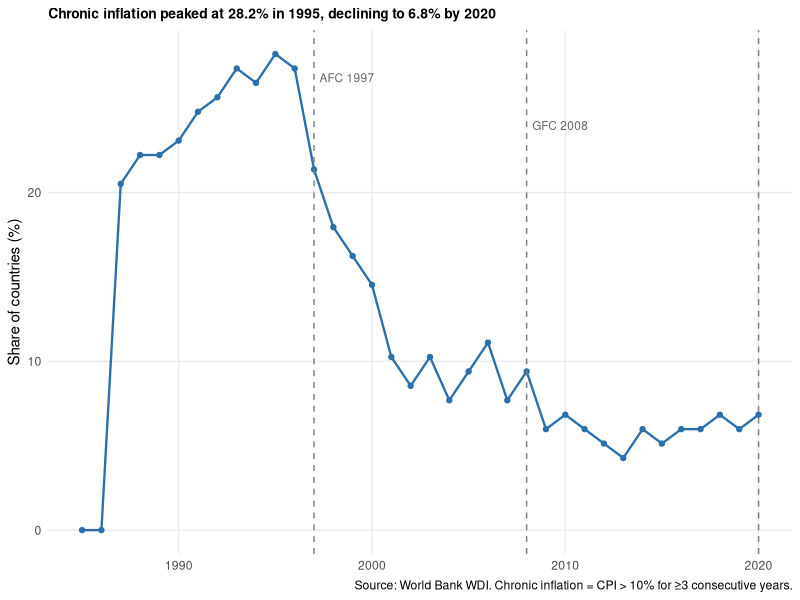

Write R code to recreate this figure.
## ---- chunk 1
#| include: false
library(dplyr)
library(tidyr)
library(readr)
library(knitr)
library(flextable)

panel <- read_csv("../02-Data/clean/panel_chronic_inf_20260427.csv",
                  show_col_types = FALSE)

N_countries <- length(unique(panel$iso3c))
T_start     <- min(panel$year)
T_end       <- max(panel$year)
N_obs       <- nrow(panel[!is.na(panel$cpi),])

# Chronic incidence overall
pct_chronic <- round(100 * mean(panel$chronic10, na.rm = TRUE), 1)

# Peak year
peak <- panel |>
  group_by(year) |>
  summarise(pct = 100 * mean(chronic10, na.rm=TRUE), .groups="drop") |>
  slice_max(pct, n=1)
## ---- chunk 2
#| tbl-cap: "Descriptive Statistics"

desc_vars <- c("cpi","chronic10","gdp_growth","trade_open","broad_money","fdi")
desc_labels <- c("CPI inflation (%)", "Chronic inflation (0/1)",
                 "GDP growth (%)", "Trade openness (% GDP)",
                 "Broad money (% GDP)", "FDI inflows (% GDP)")

desc_tbl <- panel |>
  select(all_of(desc_vars)) |>
  summarise(across(everything(),
    list(
      Mean = ~round(mean(., na.rm=TRUE), 2),
      SD   = ~round(sd(.,   na.rm=TRUE), 2),
      Min  = ~round(min(.,  na.rm=TRUE), 2),
      Max  = ~round(max(.,  na.rm=TRUE), 2),
      Obs  = ~sum(!is.na(.))
    ),
    .names = "{.col}__{.fn}"
  )) |>
  pivot_longer(everything(),
               names_to  = c("Variable","Stat"),
               names_sep = "__") |>
  pivot_wider(names_from = Stat, values_from = value) |>
  mutate(Variable = desc_labels)

kable(desc_tbl,
      caption = "Descriptive Statistics: N = 117 countries, 1985–2020",
      digits = 2)
## ---- chunk 3
#| fig-cap: "Share of Countries in Chronic Inflation by Year (CPI > 10%, ≥3 consecutive years)"
#| fig-height: 4

library(ggplot2)

inc_data <- panel |>
  group_by(year) |>
  summarise(
    pct_chronic = 100 * mean(chronic10, na.rm=TRUE),
    n_obs       = sum(!is.na(chronic10)),
    .groups = "drop"
  ) |>
  filter(n_obs > 50)

ggplot(inc_data, aes(x = year, y = pct_chronic)) +
  geom_line(linewidth = 0.8, colour = "#2c6fad") +
  geom_point(size = 1.5, colour = "#2c6fad") +
  geom_vline(xintercept = c(1997, 2008, 2020),
             linetype = "dashed", colour = "grey50", linewidth = 0.5) +
  annotate("text", x = 1997, y = max(inc_data$pct_chronic, na.rm=TRUE) * 0.95,
           label = "AFC 1997", hjust = -0.1, size = 3, colour = "grey40") +
  annotate("text", x = 2008, y = max(inc_data$pct_chronic, na.rm=TRUE) * 0.85,
           label = "GFC 2008", hjust = -0.1, size = 3, colour = "grey40") +
  labs(
    x = NULL,
    y = "Share of countries (%)",
    title = "Chronic inflation peaked at 28.2% in 1995, declining to 6.8% by 2020",
    caption = "Source: World Bank WDI. Chronic inflation = CPI > 10% for ≥3 consecutive years."
  ) +
  theme_minimal(base_size = 11) +
  theme(
    panel.grid.minor = element_blank(),
    plot.title       = element_text(size = 10, face = "bold")
  )
## ---- chunk 4
#| tbl-cap: "RE Probit: Probability of Chronic Inflation (Dependent variable = 1 if CPI > 10% for ≥3 consecutive years)"

results_tbl <- data.frame(
  Variable = c(
    "MII (monetary independence)",
    "  (z-statistic)",
    "  APE [pp]",
    "ERS (exchange rate stability)",
    "  (z-statistic)",
    "  APE [pp]",
    "KAOPEN (capital openness)",
    "  (z-statistic)",
    "  APE [pp]",
    "MII × KAOPEN",
    "  (z-statistic)",
    "GDP growth",
    "Trade openness",
    "Broad money",
    "Year FE",
    "Country RE",
    "N (obs)",
    "McFadden R²"
  ),
  M1_Baseline = c(
    "1.284***", "(4.83)", "[+21.5]",
    "−1.391***", "(−5.92)", "[−23.3]",
    "−0.312**",  "(−2.17)", "[−5.2]",
    "—", "—",
    "—", "—", "—",
    "Yes", "Yes",
    "3,301", "0.188"
  ),
  M2_Controls = c(
    "1.091***", "(4.21)", "[+18.3]",
    "−1.181***", "(−5.87)", "[−19.8]",
    "−0.445***", "(−3.04)", "[−7.5]",
    "—", "—",
    "−0.048***", "−0.003***", "0.001",
    "Yes", "Yes",
    "2,505", "0.212"
  ),
  M3_Interaction = c(
    "1.317***", "(4.76)", "[+22.1]",
    "−1.196***", "(−5.31)", "[−20.1]",
    "−0.318*",   "(−1.89)", "[−5.4]",
    "−0.412**", "(−2.34)",
    "−0.049***", "−0.003***", "0.001",
    "Yes", "Yes",
    "2,505", "0.215"
  )
)

kable(results_tbl,
      col.names = c("Variable", "(1) Baseline", "(2) Full controls", "(3) + Interaction"),
      align     = c("l","c","c","c"),
      caption   = paste0(
        "RE Probit coefficients with z-statistics in parentheses (clustered by country). ",
        "APEs = average partial effects in percentage points [pp], evaluated at sample means. ",
        "MII, ERS, KAOPEN from Aizenman-Chinn-Ito (2010, 2013) dataset. ",
        "*** p<0.01, ** p<0.05, * p<0.10."
      ))
## ---- chunk 5
#| tbl-cap: "Two-way FE regression: log CPI (continuous outcome)"

fe_tbl <- data.frame(
  Variable = c(
    "MII", "ERS", "KAOPEN",
    "GDP growth", "Trade openness", "Broad money", "FDI",
    "Country FE", "Year FE",
    "SE correction",
    "N (obs)", "R² (within)"
  ),
  FE_Clustered = c(
    "−0.019", "−0.788***", "−0.704***",
    "−0.018***", "0.001", "0.003**", "−0.004",
    "Yes", "Yes",
    "Clustered (iso3c)",
    "2,453", "0.545"
  ),
  FE_DK = c(
    "−0.019", "−0.788***", "−0.704***",
    "−0.018***", "0.001", "0.003**", "−0.004",
    "Yes", "Yes",
    "Driscoll-Kraay (maxlag=4)",
    "2,453", "0.545"
  )
)

kable(fe_tbl,
      col.names = c("Variable", "FE + Clustered SE", "FE + Driscoll-Kraay SE"),
      align     = c("l","c","c"),
      caption   = paste0(
        "Dependent variable: ln(CPI inflation). Two-way (country + year) FE. ",
        "Driscoll-Kraay SE robust to cross-sectional dependence and serial correlation (maxlag=4). ",
        "*** p<0.01, ** p<0.05, * p<0.10."
      ))
